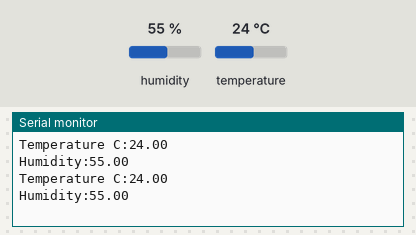
Simulated run of this sketch. Board: Arduino Uno, built with avr-gcc and run on an emulated ATmega328P. Parts: the last lines printed to the serial monitor. Inputs (shaded band) come from the test bench; at power-on: humidity 55 %, temperature 24 °C.

Above: at 8.8 s.
8.9 s: humidity set to 22 %
At 16.7 s:
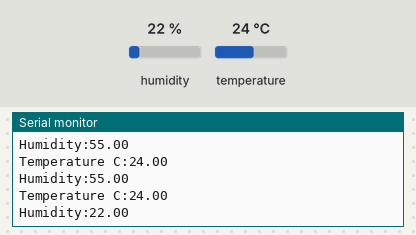
16.9 s: temperature set to 12 °C
At 24.4 s:
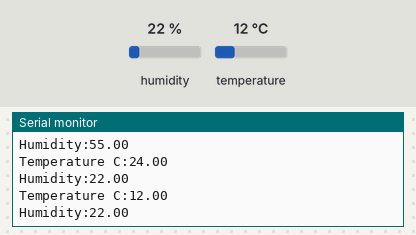
24.9 s: humidity set to 40 %
At 32.6 s:
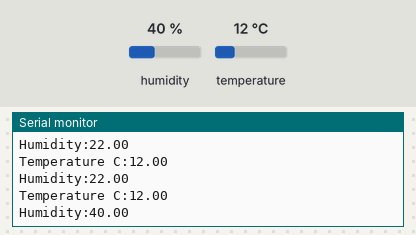
Timing chart, 0 to 34.1 s (numbered marks = the images above; inputs shaded):
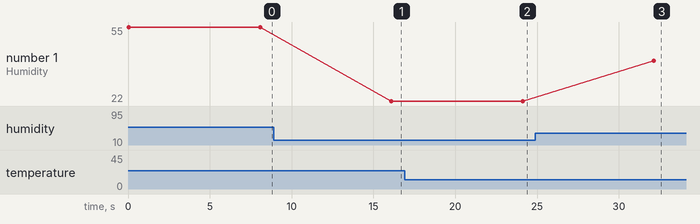

Measured:
- after the input at 8.9 s, the serial monitor: prints a new line after 7.2 s (image 1)
- after the input at 16.9 s, the serial monitor: prints a new line after 7.2 s (image 2)
- after the input at 24.9 s, the serial monitor: prints a new line after 7.2 s (image 3)
- plotted number 1: 55 → 22 after the input at 8.9 s, 22 → 40 after the input at 24.9 s

The sketch:

sensor_DTH11.ino
```cpp
#include <DHT.h>
#include <DHT_U.h>

// ------------------------------------|
// Enviroment humidity and temperature |
// ------------------------------------|

#define DHTPIN 10 //entrada señal al arduino desde el sensor de humedar y temperatura
#define DHTTYPE 11

int sensorEnviromentPin = 9;

// Initialize DHT sensor
DHT dht(DHTPIN, DHTTYPE);

// --------------------------------------
void setup() {

  // Serial
  Serial.begin(9600);

  //pin del sensor de humedad intraterrestre
  pinMode(sensorEnviromentPin, OUTPUT);
  digitalWrite(sensorEnviromentPin, HIGH);
  // Init DHT
  dht.begin();

}

void sensordht(){
  // Reading temperature and humidity
  float humidity = dht.readHumidity();
  // Read temperature as Celsius
  float temperature = dht.readTemperature();

  // Display
  Serial.print("Temperature C:");
  Serial.print(temperature);
  Serial.println();

  Serial.print("Humidity:");
  Serial.print(humidity);
  Serial.println();
}

void loop() {
  sensordht();
  // stop the program for <sensorValue> milliseconds:
  delay(8000);
}
```
